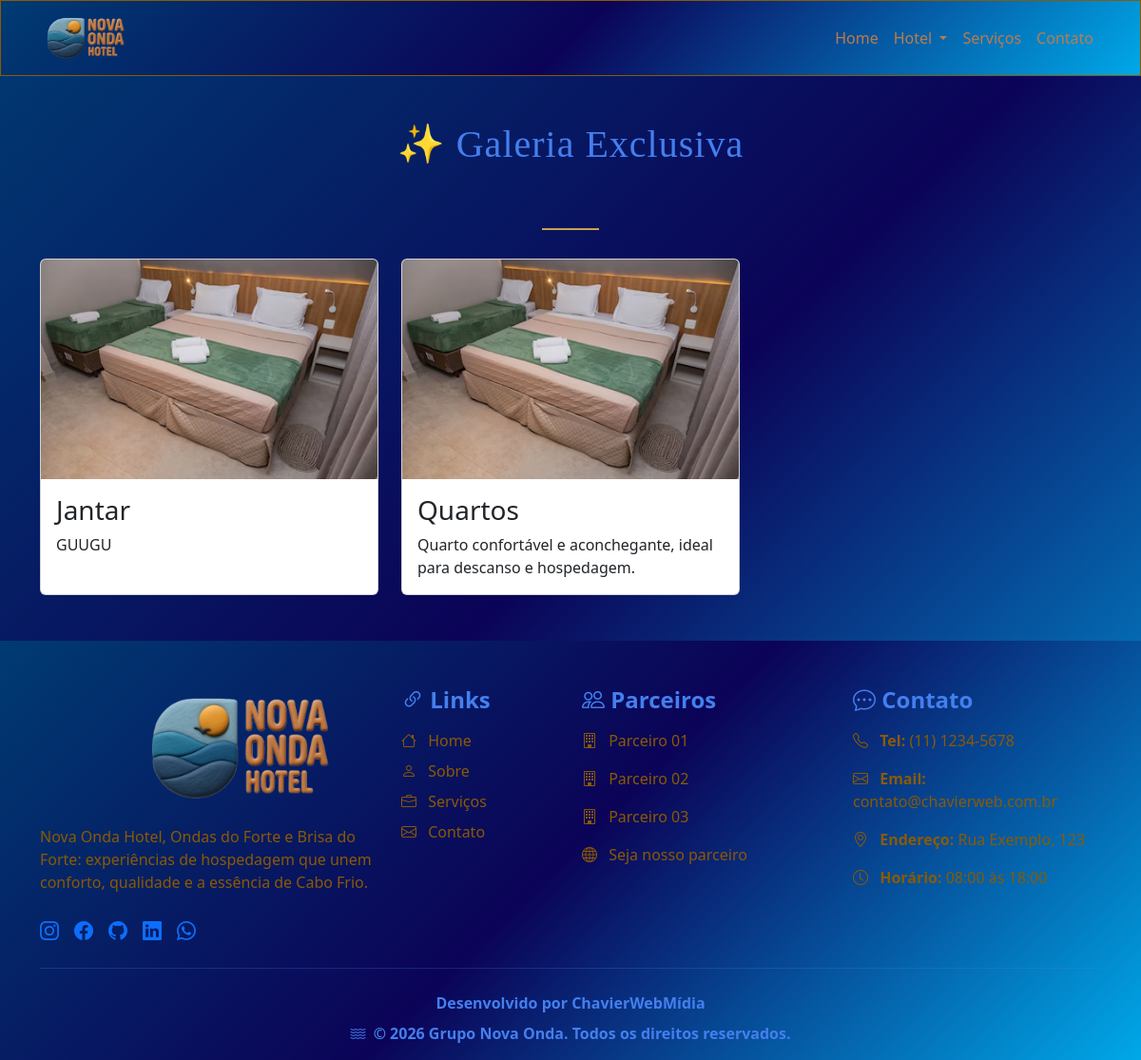
Page /galeria/ on the committed database.
### novaonda/models.py (models this page shows, shortened)
class Foto(models.Model):
    titulo = models.CharField(
        max_length=100
    )
    descricao = models.TextField(
        blank=True
    )
    imagem = models.ImageField(
        upload_to='galeria/',
        blank=True,
        null=True
    )
    ativo = models.BooleanField(
        default=True
    )
    ordem = models.PositiveIntegerField(
        default=0
    )

### novaonda/views.py (the view)
# urls.py: path('galeria/', views.galeria, name='galeria'),
def galeria(request):
    fotos = Foto.objects.filter(
        ativo=True
    ).order_by('ordem')
    context = {
        'fotos': fotos,
    }
    return render(
        request,
        'galeria.html',
        context
    )

### novaonda/context_processors.py (called while the page is built)
def menu_hotel(request):
    return {
        'menu_hotel': MenuHotel.objects.filter(
            ativo=True
        ).order_by('ordem')
    }

### novaonda/templates/galeria.html (shortened to what this page needs)
{% extends 'base.html' %}
{% block content %}
<div class="container py-5">
    <h1 class="text-center mb-5" style="font-family: 'Playfair Display', serif; letter-spacing: 1px;">
        ✨ Galeria Exclusiva
    </h1>
    <div class="text-center mb-4">
        <span style="display:inline-block; width:60px; height:2px; background:#c9a24b;"></span>
    </div>
    <div class="row g-4">
        {% for foto in fotos %}
        <div class="col-md-6 col-lg-4">
            <div class="card h-100">
                {% if foto.imagem %}
                <img src="{{ foto.imagem.url }}" class="card-img-top" alt="{{ foto.titulo }}">
                {% endif %}
                <div class="card-body">
                    <h3 class="card-title">
                        {{ foto.titulo }}
                    </h3>
                    {% if foto.descricao %}
                    <p class="card-text">
                        {{ foto.descricao }}
                    </p>
                    {% endif %}
                </div>
            </div>
        </div>
        {% empty %}
        <p class="text-center">
            Nenhuma foto disponível.
        </p>
        {% endfor %}
    </div>
</div>
{% endblock %}

### novaonda/static/css/style.css (style rules this page uses)
* { margin: 0; padding: 0; box-sizing: border-box; }
html { scroll-behavior: smooth; }
body { background: linear-gradient(135deg, #003b73, #0b0357, #00a8e8); color: #447fee; background-position: center; background-repeat: no-repeat; background-attachment: fixed; }

### rows in the picture
Foto: imagem (picture), titulo "Jantar", descricao "GUUGU"
Foto: imagem (picture), titulo "Quartos", descricao "Quarto confortável e aconchegante, ideal para descanso e hospedagem."
